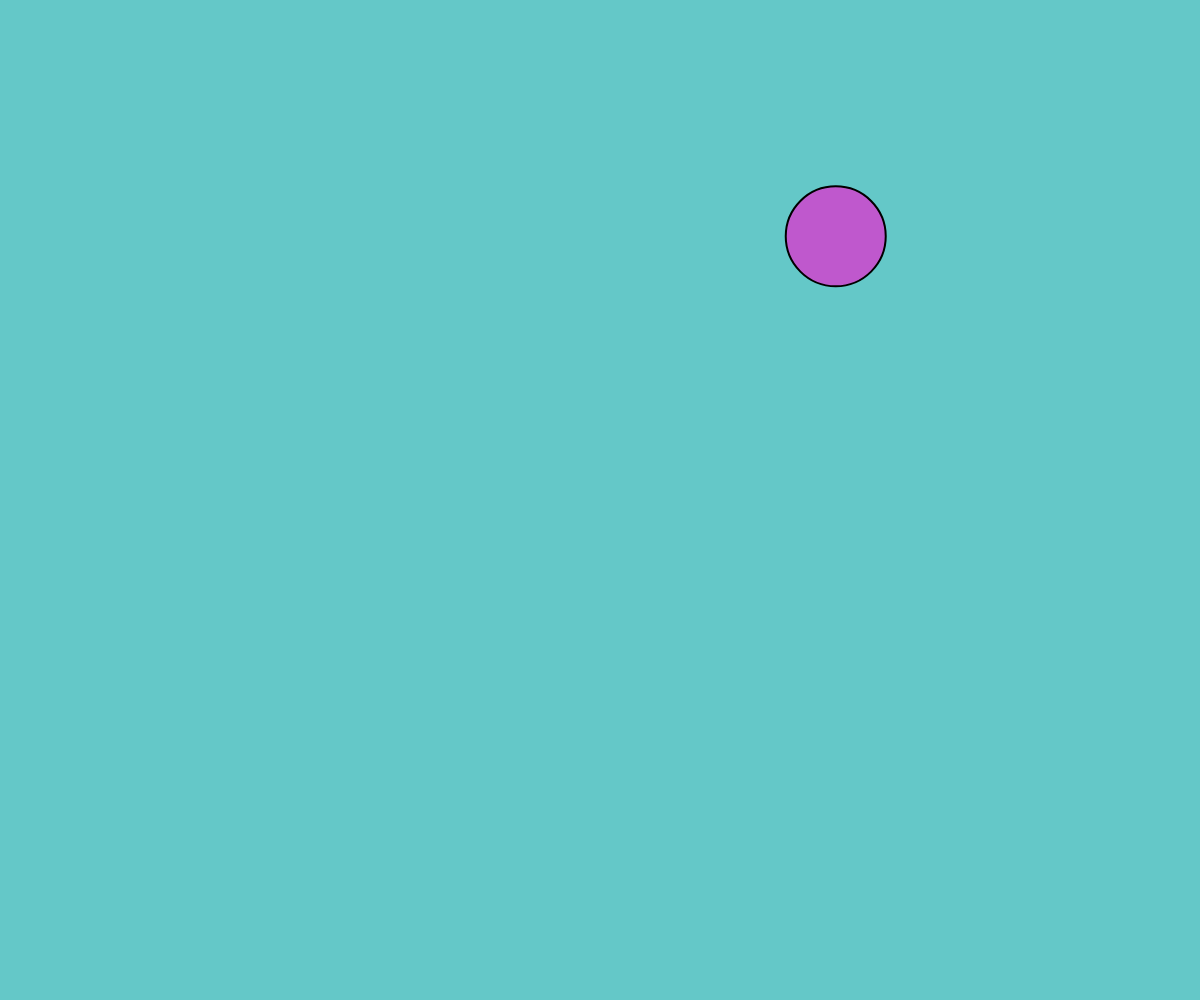
Frame 1 (no input)
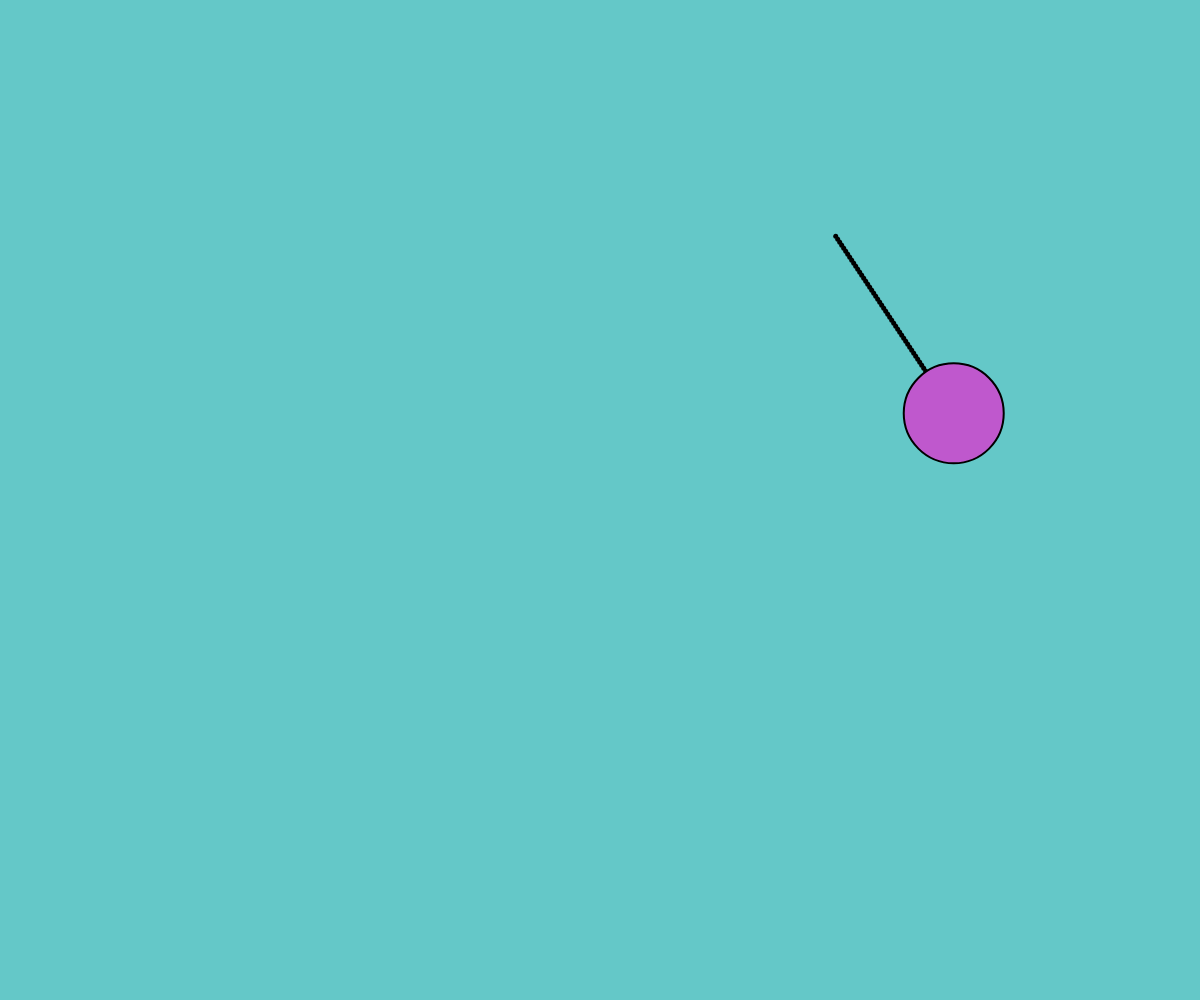
Frame 60 (no input)
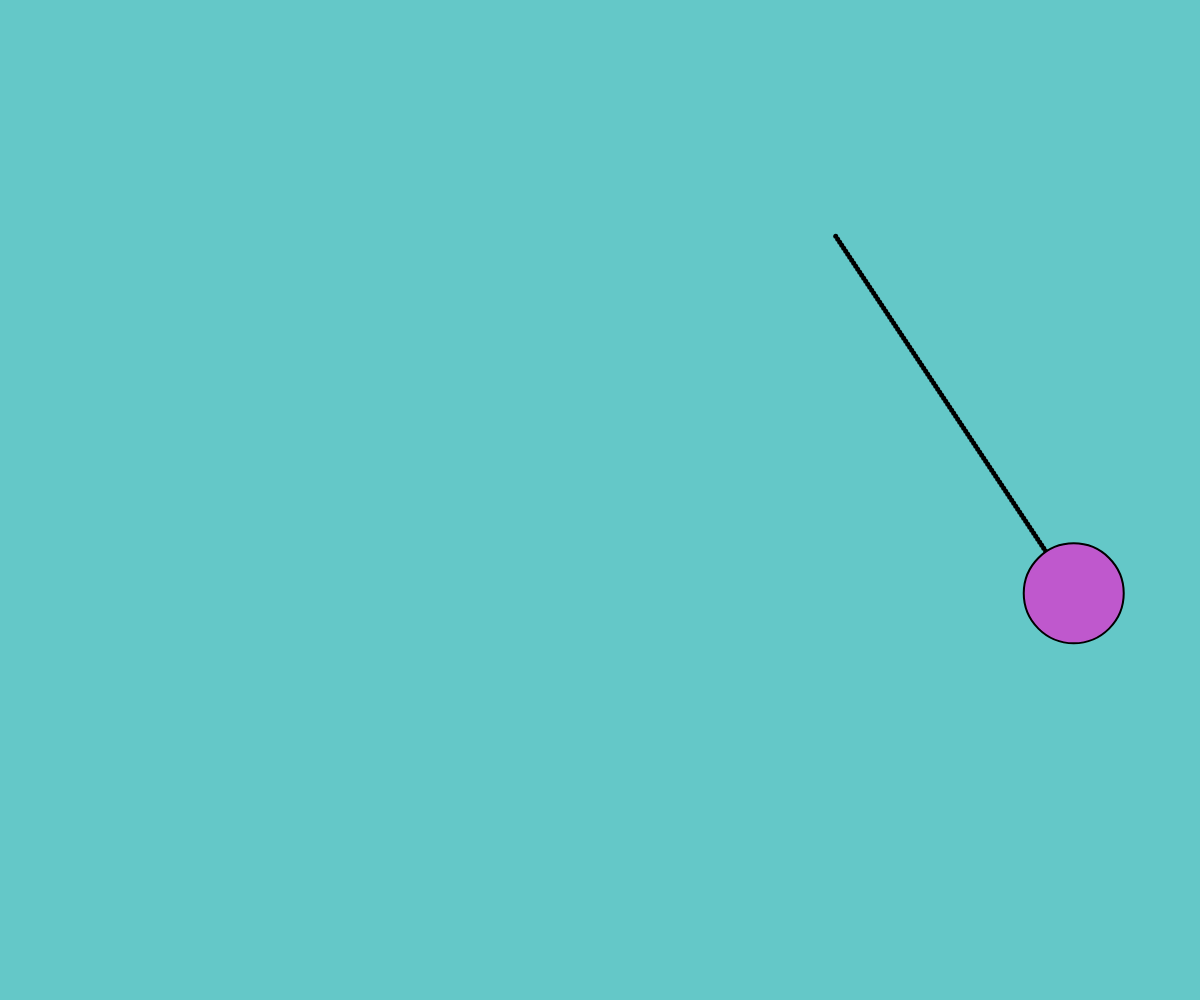
Frame 120 (the mouse pressed at the canvas centre since frame 60)

The p5.js sketch that drew these frames (run headless with seeded random() and noise() and a simulated clock; from frame 60 on, the mouse is pressed at the canvas centre):

// p5.js sketch
// ── sketch.js
function setup() 
{
    Width = windowWidth
    Height = windowHeight
    createCanvas(Width, Height)
    trail_canvas = createGraphics(width, height)
    // trail_canvas.background(100,0,100)
    trail_canvas.clear()

    radius = 50
    x = random(radius, Width-radius)
    y = random(radius, Height-radius)
    x_dir = y_dir = 1
    x_vel = 2
    y_vel = 3
    fill(random(255), random(255), random(255))
}


function draw() 
{
    // image(trail_canvas,0,0)
    background(100,200,200)
    image(trail_canvas,0,0)
    
    strokeWeight(2)
    circle(x, y, radius*2)
    trail_canvas.strokeWeight(5)
    trail_canvas.point(x,y)

    if (x < radius || x > Width-radius)
    {
        x_dir *= -1
        // fill(random(255), random(255), random(255))
    }
    if (y < radius || y > Height-radius)
    {
        y_dir *= -1
        // fill(random(255), random(255), random(255))
    }

    x += x_vel*x_dir
    y += y_vel*y_dir

}

function mousePressed()
{
    noLoop()
}
